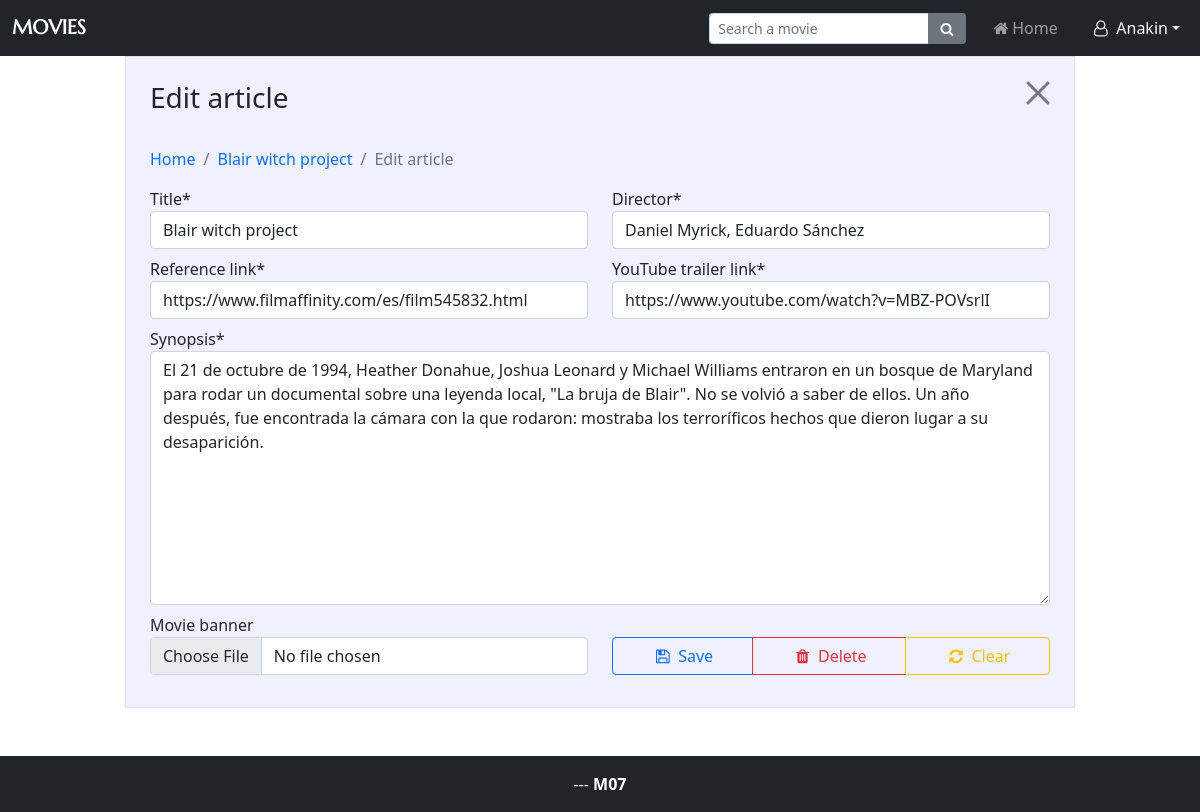
/controller/edit.php?id=7 (signed in), run on the app's committed database.
### tables this page shows
CREATE TABLE IF NOT EXISTS `users` (
  `administrador` tinyint(1) NOT NULL,
  `nickname` varchar(100) NOT NULL,
  `email` varchar(255) NOT NULL,
  `password` varchar(32) NOT NULL,
  `id` int(11) NOT NULL AUTO_INCREMENT,
  `reset_token` text NOT NULL,
  `remember_me_token` text NOT NULL,
  `social_provider` enum('','Twitter','GitHub','Google') NOT NULL,
  PRIMARY KEY (`id`)
);

CREATE TABLE IF NOT EXISTS `posts` (
  `id` int(11) NOT NULL AUTO_INCREMENT,
  `synopsis` text NOT NULL,
  `title` text NOT NULL,
  `director` text NOT NULL,
  `link` text NOT NULL,
  `youtube_link` text NOT NULL,
  `user_id` int(11) NOT NULL,
  `dateTime` timestamp NOT NULL DEFAULT current_timestamp(),
  `image_path` text NOT NULL,
  PRIMARY KEY (`id`)
);

### controller/edit.php (called while the page is built, shortened)
<?php
require_once '../model/pdo-articles.php';
include_once '../controller/session.php';
$errors = [];
$userId = getSessionUserId();
if (isset($_GET['id'])) {
    $articleId = $_GET['id'];
    $article = getPost($articleId);
    $title = $article['title'];
    $director = $article['director'];
    $link = $article['link'];
    $ytLink = $article['youtube_link'];
    $synopsis = $article['synopsis'];
} else if (isset($_POST['guardar'])) {
    $imagePath = "";
    $title = sanitizeString($_POST['title']);
    $director = sanitizeString($_POST['director']);
    $link = sanitizeString($_POST['link']);
    $ytLink = sanitizeString($_POST['youtube']);
    $synopsis = sanitizeString($_POST['synopsis']);
    checkUserInput($title, $director, $link, $ytLink, $synopsis);
    if (empty($errors)) {
        if (isset($_SESSION["articleId"])) {
            $articleId = $_SESSION["articleId"];
            updatePost($articleId, $title, $director, $link, $ytLink, $synopsis);
        } else {
            $articleId = createPost($userId, $title, $director, $link, $ytLink, $synopsis);
            $_SESSION["articleId"] = $articleId;
        }
    } else {
        $articleId = $_SESSION["articleId"];
    }
    $article = getPost($articleId);
} else unset($_SESSION['articleId']);
include_once '../view/edit.view.php';

### controller/navbar.php (called while the page is built, shortened)
<?php
require_once '../model/pdo-users.php';
include_once '../controller/session.php';
    $userId = getSessionUserId();
    $anonUser = $userId == 0;
    if (!$anonUser) {
        $nickname = getUserNicknameById($userId);
    } else $changePasswordVisibility = '';
    $file = pathinfo($_SERVER['PHP_SELF'])['filename'];
    $homeActive = $file == "index" ? "active" : "";
    $createActive = $file == "edit" ? "active" : "";
    $passwordActive = $file == "change-password" ? "active" : "";
    include_once '../view/navbar.view.php';

### controller/session.php (called while the page is built, shortened)
<?php
require_once "../model/pdo-users.php";
function getSessionUserId() {
    if (isset($_SESSION["userId"])) {
        return $_SESSION["userId"];
    } else {
        return 0;
    }
}

### model/pdo-users.php (called while the page is built, shortened)
<?php
function getUserNicknameById($userId)
{
    try {
        $connexio = getConnection();
        $statement = $connexio->prepare('SELECT nickname FROM users WHERE id = :userId');
        $statement->bindParam('userId', $userId, PDO::PARAM_INT);
        $statement->execute();
        $result = $statement->fetch();
        return $result['nickname'];
    } catch (PDOException $e) {
        die("No es pot establir connexió amb la base de dades");
    }
}

### model/pdo-articles.php (called while the page is built, shortened)
<?php
function getPost($articleId)
{
    try {
        $connexio = getConnection();
        $statement = $connexio->prepare('
        SELECT title, director, link, youtube_link, synopsis, id, dateTime, image_path, user_id,
        (SELECT nickname FROM users WHERE id = user_id) AS nickname
        FROM posts WHERE id = :articleId');
        $statement->bindParam('articleId', $articleId, PDO::PARAM_INT);
        $statement->execute();
        return $statement->fetch();
    } catch (PDOException $e) {
        die("No es pot establir connexió amb la base de dades");
    }
}

### view/edit.view.php (the view, shortened to what this page needs)
<!DOCTYPE html>
<html lang="en">
<head>
    <link rel="stylesheet" href="../view/bootstrap/css/bootstrap.min.css">
    <link rel="stylesheet" href="../view/fontello/css/fontello.css">
    <link rel="stylesheet" href="../view/styles.css">
</head>
<body>
<?php require_once '../controller/navbar.php' ?>
    <main class="container">
        <div class="row justify-content-center h-100">
            <div class="edit d-grid gap-3 p-4 border col-md-10 col-12 align-items-center">
                <form action="<?php echo $_SERVER['PHP_SELF'] ?>" id="form" method="POST" novalidate enctype="multipart/form-data">
                    <header class="col-12 d-flex justify-content-between mb-4">
                        <h3>
                            <?php echo isset($_SESSION["articleId"]) ? "Edit" : "Create new" ?> article
                        </h3>
                        <h4>
                            <a type="button" class="btn-close p-0" title="Close" href="index.php"></a>
                        </h4>
                    </header>
                    <nav aria-label="breadcrumb">
                    <ol class="breadcrumb">
                        <li class="breadcrumb-item" title="Go to home"><a href="index.php">Home</a></li>
                        <?php
                        if (isset($_SESSION["articleId"])) {
                            $titleDB = $article['title'];
                            echo "
                            <li class='breadcrumb-item' title='Go to this post'>
                                <a href='article.php?id=$articleId'>$titleDB</a>
                            </li>";
                        }
                        ?>
                        <li class="breadcrumb-item active" aria-current="page"><?php echo isset($_SESSION["articleId"]) ? "Edit" : "Create" ?> article</li>
                    </ol>
                    </nav>
                    <div class="row">
                        <div class="col-md-6 col-12 form-group mb-2">
                            <label for="title">Title*</label>
                            <input type="text" id="title" name="title" placeholder="Type the title" class="form-control <?php echo isset($errors['title']) ? "is-invalid" : "" ?>" value="<?php echo isset($title) ? $title : '' ?>">
                        </div>
                        <div class="col-md-6 col-12 form-group mb-2">
                            <label for="director">Director*</label>
                            <input type="text" id="director" name="director" placeholder="Type the director" class="form-control <?php echo isset($errors['director']) ? "is-invalid" : "" ?>" value="<?php echo isset($director) ? $director : '' ?>">
                        </div>
                    </div>
                    <div class="row">
                        <div class="col-md-6 col-12 form-group mb-2">
                            <label for="link">Reference link*</label>
                            <input type="text" id="link" name="link" placeholder="Type the reference link" class="form-control <?php echo isset($errors['link']) ? "is-invalid" : "" ?>" value="<?php echo isset($link) ? $link : '' ?>">
                        </div>
                        <div class="col-md-6 col-12 form-group mb-2">
                            <label for="youtube">YouTube trailer link*</label>
                            <input type="text" id="youtube" name="youtube" placeholder="Type the YouTube trailer link" class="form-control <?php echo isset($errors['youtube']) ? "is-invalid" : "" ?>" value="<?php echo isset($ytLink) ? $ytLink : '' ?>">
                        </div>
                    </div>
                    <div class="form-group mb-2">
                        <label for="synopsis">Synopsis*</label>
                        <textarea rows="10" id="synopsis" name="synopsis" class="form-control <?php echo isset($errors['synopsis']) ? "is-invalid" : "" ?>"><?php echo isset($synopsis) ? $synopsis : '' ?></textarea>
                    </div>
                    <div class="row mb-2 align-items-end">
                        <div class="form-group col-md-6 col-12">
                            <label for="file">Movie banner</label>
                            <input class="form-control" type="file" id="file" name="file" accept="image/png, image/jpeg">
                        </div>
                        <div class="btn-group mt-3 col-md-6 col-12">
                            <button class="btn btn-outline-primary" type="submit" name="guardar" title="Save post">
                                <span class="icon-floppy"> Save</span>
                            </button>
                            <a class="btn btn-outline-danger" title="Delete post" onclick="show_confirm(<?php echo isset($articleId) ? $articleId : 0 ?>)">
                                <span class="icon-trash"> Delete</span>
                            </a>
                            <button class="btn btn-outline-warning" type="button" id="clear" title="Clear form">
                                <span class="icon-arrows-cw"> Clear</span>
                            </button>
                        </div>
                    </div>
                </form>
            </div>
        </div>
    </main>
    <?php include_once '../view/footer.view.php' ?>
</body>
</html>

### view/navbar.view.php (shortened to what this page needs)
<nav class="navbar fixed-top navbar-expand-lg navbar-dark bg-dark">
  <div class="container-fluid">
    <a class="navbar-brand" href="index.php">Movies</a>
    <div class="collapse navbar-collapse" id="navbarNav">
      <ul class="navbar-nav ms-md-auto gap-2">
        <li class="nav-item align-self-center">
          <form method="GET" action="index.php" class="input-group input-group-sm">
            <input type="search" name="search" class="form-control" placeholder="Search a movie" value="<?php echo isset($_GET['search']) ? $_GET['search'] : '' ?>"/>
            <button type="submit" title="Search a movie" class="btn btn-secondary">
              <i class="icon-search"></i>
            </button>
          </form>
        </li>
        <li class="nav-item rounded">
          <a class="nav-link <?php echo $homeActive ?>" aria-current="page" href="index.php"><span class="icon-home"></span>Home</a>
        </li>
        <li class="nav-item dropdown rounded">
          <?php
          if ($anonUser)
            echo <<<STR
                <a class="nav-link dropdown-toggle $loginActive $signupActive" href="#" id="navbarDropdown" role="button" data-bs-toggle="dropdown" aria-expanded="false"><i class="bi bi-person-fill me-2"></i><span class="icon-user-o"></span> Sign in </a>
                <ul class="dropdown-menu dropdown-menu-end">
                <li><a class="dropdown-item $loginActive" href="login.php"><span class="icon-user-o"></span> Log in</a></li>
                <li><a class="dropdown-item $signupActive" href="sign-up.php"><span class="icon-user-plus"></span> Sign up</a></li>
            STR;
          else echo <<<STR
                <a class="nav-link dropdown-toggle $createActive $passwordActive" href="#" id="navbarDropdown" role="button" data-bs-toggle="dropdown" aria-expanded="false"><i class="bi bi-person-fill me-2"></i><span class="icon-user-o"></span> $nickname</a>
                <ul class="dropdown-menu dropdown-menu-end">
                <li><a class="dropdown-item $createActive" href="edit.php"><span class="icon-plus"></span> New post</a></li>
                <li><a class="dropdown-item $passwordActive $changePasswordVisibility" href="change-password.php"><span class="icon-key"></span> Change password</a></li>
                <li><a class="dropdown-item " href="recovery-password.php"><span class="icon-key"></span> Recovery password</a></li>
                <div class="dropdown-divider"></div>
                <li><a class="dropdown-item" href="clear-session.php"><span class="icon-logout"></span> Log out</a></li>
                STR;
          ?>
      </ul>
      </li>
      </ul>
    </div>
  </div>
</nav>

### view/styles.css (style rules this page uses)
html, body { height: 100%; }
body { padding-top: 3.5rem; display: flex; flex-direction: column; word-break: break-word; }
main { flex: 1 0 auto; }
span[class^='icon'] { display: inline-block; }
a { text-decoration: none; }
.edit { height: 100%; background-color: #eff1ff; }
.navbar-brand { font-family: Marcellus; text-transform: uppercase; font-weight: bold; }

### data on the page
users: nickname "Anakin"
posts: title "Blair witch project", director "Daniel Myrick, Eduardo Sánchez", link "https://www.filmaffinity.com/es/film545832.html", youtube "https://www.youtube.com/watch?v=MBZ-POVsrlI", synopsis "El 21 de octubre de 1994, Heather Donahue, Joshua Leonard y Michael Williams entraron en un bosque de Maryland para rodar un documental sobre una leyenda local, \"La bruja de Blair\". No se volvió a saber de ellos. Un año después, fue encontrada la cámara con la que rodaron: mostraba los terroríficos hechos que dieron lugar a su desaparición."
